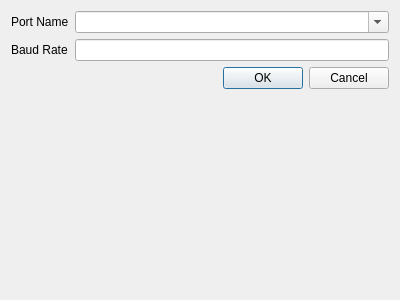
<?xml version="1.0" encoding="UTF-8"?>
<ui version="4.0">
 <class>SerialPortConnectDialog</class>
 <widget class="QDialog" name="SerialPortConnectDialog">
  <property name="geometry">
   <rect>
    <x>0</x>
    <y>0</y>
    <width>400</width>
    <height>300</height>
   </rect>
  </property>
  <property name="windowTitle">
   <string>Dialog</string>
  </property>
  <layout class="QFormLayout" name="formLayout">
   <item row="1" column="0">
    <widget class="QLabel" name="label">
     <property name="text">
      <string>Baud Rate</string>
     </property>
    </widget>
   </item>
   <item row="1" column="1">
    <widget class="QLineEdit" name="baudRate"/>
   </item>
   <item row="3" column="1">
    <widget class="QDialogButtonBox" name="buttonBox">
     <property name="orientation">
      <enum>Qt::Horizontal</enum>
     </property>
     <property name="standardButtons">
      <set>QDialogButtonBox::Cancel|QDialogButtonBox::Ok</set>
     </property>
    </widget>
   </item>
   <item row="0" column="0">
    <widget class="QLabel" name="label_2">
     <property name="text">
      <string>Port Name</string>
     </property>
    </widget>
   </item>
   <item row="0" column="1">
    <widget class="QComboBox" name="portName">
     <property name="editable">
      <bool>true</bool>
     </property>
    </widget>
   </item>
  </layout>
 </widget>
 <resources/>
 <connections>
  <connection>
   <sender>buttonBox</sender>
   <signal>accepted()</signal>
   <receiver>SerialPortConnectDialog</receiver>
   <slot>accept()</slot>
   <hints>
    <hint type="sourcelabel">
     <x>248</x>
     <y>254</y>
    </hint>
    <hint type="destinationlabel">
     <x>157</x>
     <y>274</y>
    </hint>
   </hints>
  </connection>
  <connection>
   <sender>buttonBox</sender>
   <signal>rejected()</signal>
   <receiver>SerialPortConnectDialog</receiver>
   <slot>reject()</slot>
   <hints>
    <hint type="sourcelabel">
     <x>316</x>
     <y>260</y>
    </hint>
    <hint type="destinationlabel">
     <x>286</x>
     <y>274</y>
    </hint>
   </hints>
  </connection>
 </connections>
</ui>
